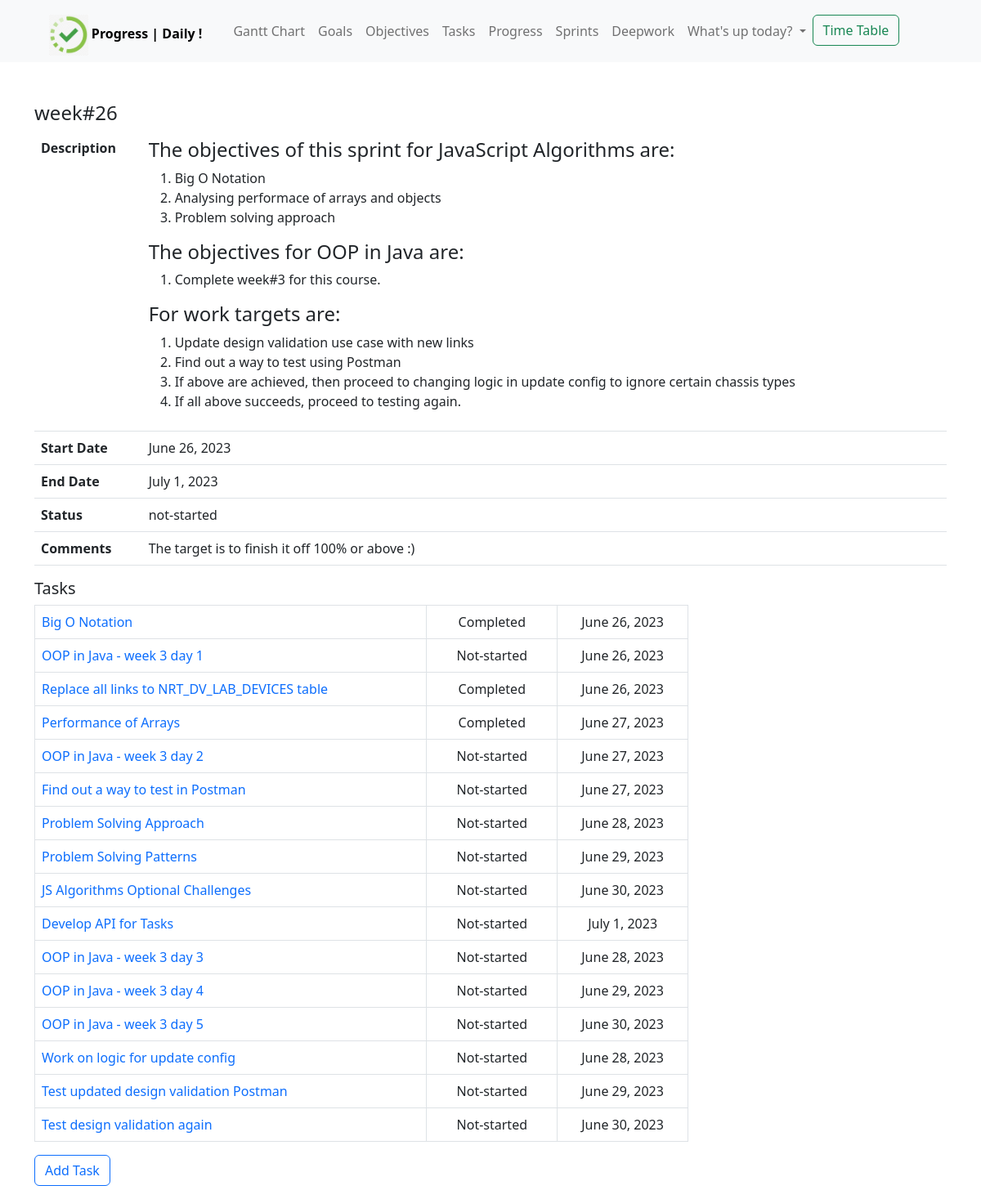
Screenshot of /sprint/22/ with the database file from the repository.
### sprint/models.py (models this page shows, shortened)
class Sprint(models.Model):
    choices = [
        ('not-started', 'Not Started'),
        ('ongoing', 'Ongoing'),
        ('completed', 'Completed'),
        ('cancelled', 'cancelled'),
    ]
    title = models.CharField(max_length=50)
    description = models.TextField(max_length=1000)
    start_date = models.DateField()
    end_date = models.DateField()
    status = models.CharField(max_length=50, default='not-started', choices=choices)
    comments = models.TextField(null=True, blank=True, max_length=1000)

### track/models.py (models this page shows, shortened)
class Task(models.Model):
    choices = [
        ('not-started', 'not-started'),
        ('ongoing', 'ongoing'),
        ('completed', 'completed')
    ]
    title = models.CharField(max_length=100)
    due_date = models.DateTimeField(
        null=True, blank=True, default=timezone.now)
    effort_hours = models.PositiveIntegerField(default=2)
    status = models.CharField(
        max_length=50, default='not-started', choices=choices)
    date_completed = models.DateTimeField(
        null=True, blank=True, default=timezone.now)
    start_time = models.TimeField(default=timezone.now, null=True, blank=True)
    end_time = models.TimeField(default=timezone.now, null=True, blank=True)
    time_spent = models.PositiveIntegerField(null=True, blank=True, default=0)
    object_id = models.PositiveIntegerField()
    content_type = models.ForeignKey(ContentType, on_delete=models.CASCADE)
    content_object = GenericForeignKey("content_type", "object_id")
    comment = models.CharField(
        max_length=250, null=True, blank=True, default="")
    sprint = models.ForeignKey(sprint_models.Sprint, on_delete=models.CASCADE,
                               null=True, blank=True, related_name='sprint_tasks')
    def __str__(self):
        return self.title

### sprint/views.py (the view)
# urls.py: path('<int:pk>/', SprintDetail.as_view(), name='sprint_detail'),
class SprintDetail(DetailView):
    model = Sprint
    context_object_name = 'sprint'
    template_name = 'sprint/sprint_detail.html'
    def get_context_data(self, **kwargs):
        context = super(SprintDetail, self).get_context_data(**kwargs)
        sprint_tasks = Sprint.objects.get(pk=self.kwargs['pk']).sprint_tasks.all()
        tasks_completed = [task for task in sprint_tasks if 'complete' in task.status]
        if (len(sprint_tasks)):
            percentage_completed = len(tasks_completed)*100/len(sprint_tasks)
        else:
            percentage_completed = 0
        context['sprint_tasks'] = sprint_tasks
        context['total_no_of_tasks'] = len(sprint_tasks)
        context['tasks_completed'] = len(tasks_completed)
        context['percentage_completed'] = percentage_completed
        return context

### templates/sprint/sprint_detail.html (shortened to what this page needs)
{% extends 'base.html' %}
{% block content %}
  <div class="container mt-5 mb-3">
    <h4>{{ sprint.title }}</h4>
    <table class="table">
      <tr><td><strong>Description</strong></td><td>{{ sprint.description | safe }}</td></tr>
      <tr><td><strong>Start Date</strong></td><td>{{ sprint.start_date }}</td></tr>
      <tr><td><strong>End Date</strong></td><td>{{ sprint.end_date }}</td></tr>
      {% if sprint.status == 'ongoing' %}
        <tr><td><strong>Status</strong></td><td style="color: green;">{{ sprint.status }}</td></tr>
      {% elif sprint.status == 'completed' %}
        <tr><td><strong>Status</strong></td><td style="color: red;">{{ sprint.status }}</td></tr>
      {% else %}
        <tr><td><strong>Status</strong></td><td>{{ sprint.status }}</td></tr>
      {% endif %}
      <tr><td><strong>Comments</strong></td><td>{{ sprint.comments }}</td></tr>
    </table>
    <div class="mt-3">
      <h5>Tasks</h5>
      <table class="table table-bordered" style="width: 800px;">
        {% for task in sprint_tasks %}
          {% if task.status == 'completed' or task.status == 'not-started' %}
            <tr>
              <td style="width: 450px;"><a class="no-decoration" href="{% url 'task_detail' task.id %}">{{ task }}</a></td>
              <td style="width: 150px; text-align:center;">{{ task.status|capfirst }}</td>
              <td style="width: 150px; text-align:center;">{{ task.due_date|date }}</td>
            </tr>
          {% endif %}
        {% empty %}
          <p>No tasks defined yet.</p>
        {% endfor %}
      </table>
      <a class="btn btn-outline-primary" href="{% url 'add_task' %}">Add Task</a>
    </div>
  </div>
{% endblock %}

### rows the page displays
Sprint: title "week#26", description "The objectives of this sprint for JavaScript Algorithms are: Big O Notation Analysing performace of arrays and objects Problem solving approach The objectives for OOP in Java are: Complete week#3 for this course. For work targets are: Update design validation use case with new links Find out a way to test using Postman If above are achieved, then proceed to changing logic in update config to ignore certain chassis types If all above succeeds, proceed to testing again.", start_date "June 26, 2023", end_date "July 1, 2023", status "not-started", comments "The target is to finish it off 100% or above :)"
Task: title "Big O Notation", status "Completed", due_date "June 26, 2023"
Task: title "OOP in Java - week 3 day 1", status "Not-started", due_date "June 26, 2023"
Task: title "Replace all links to NRT_DV_LAB_DEVICES table", status "Completed", due_date "June 26, 2023"
Task: title "Performance of Arrays", status "Completed", due_date "June 27, 2023"
Task: title "OOP in Java - week 3 day 2", status "Not-started", due_date "June 27, 2023"
Task: title "Find out a way to test in Postman", status "Not-started", due_date "June 27, 2023"
Task: title "Problem Solving Approach", status "Not-started", due_date "June 28, 2023"
Task: title "Problem Solving Patterns", status "Not-started", due_date "June 29, 2023"
Task: title "JS Algorithms Optional Challenges", status "Not-started", due_date "June 30, 2023"
Task: title "Develop API for Tasks", status "Not-started", due_date "July 1, 2023"
Task: title "OOP in Java - week 3 day 3", status "Not-started", due_date "June 28, 2023"
Task: title "OOP in Java - week 3 day 4", status "Not-started", due_date "June 29, 2023"
Task: title "OOP in Java - week 3 day 5", status "Not-started", due_date "June 30, 2023"
Task: title "Work on logic for update config", status "Not-started", due_date "June 28, 2023"
Task: title "Test updated design validation Postman", status "Not-started", due_date "June 29, 2023"
Task: title "Test design validation again", status "Not-started", due_date "June 30, 2023"
